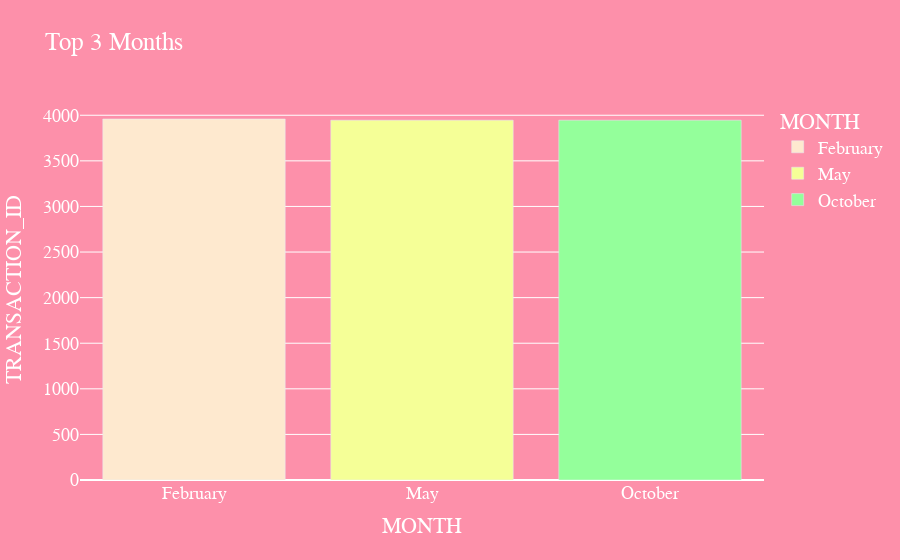

This figure's notebook cell:
### Code cell
#3.4.2 Moved from Part 2. Find and plot the top three months with the largest transaction data.
import calendar
dates = cdf.loc[:,['TIMEID', 'TRANSACTION_ID']]
dates['TIMEID'] = pd.to_datetime(dates['TIMEID'], format='%Y%m%d').dt.month
dates

tgroup = dates.groupby('TIMEID')['TRANSACTION_ID'].count().reset_index()
tgroup = tgroup.nlargest(3, 'TRANSACTION_ID')
tgroup['MONTH'] = tgroup['TIMEID'].map(lambda x: calendar.month_name[x])

fig = px.bar(tgroup, x='MONTH', y='TRANSACTION_ID', color='MONTH', color_discrete_sequence=colors[1:], title='Top 3 Months')
fig.update_layout(
    font_family="Arial Black",
    font_color='white',
    font_size=18,
    paper_bgcolor=colors[0],
    plot_bgcolor=colors[0]
)
fig.show()

### Figure 1 — Plotly figure (JSON) as saved in the notebook; plotly's stock layout.template omitted (floating-point values rounded to 4 significant figures)
{"data": [{"alignmentgroup": "True", "hovertemplate": "MONTH=%{x}<br>TRANSACTION_ID=%{y}<extra></extra>", "legendgroup": "February", "marker": {"color": "#fee9cf", "pattern": {"shape": ""}}, "name": "February", "offsetgroup": "February", "orientation": "v", "showlegend": true, "textposition": "auto", "type": "bar", "x": ["February"], "xaxis": "x", "y": [3959], "yaxis": "y"}, {"alignmentgroup": "True", "hovertemplate": "MONTH=%{x}<br>TRANSACTION_ID=%{y}<extra></extra>", "legendgroup": "May", "marker": {"color": "#f5ff97", "pattern": {"shape": ""}}, "name": "May", "offsetgroup": "May", "orientation": "v", "showlegend": true, "textposition": "auto", "type": "bar", "x": ["May"], "xaxis": "x", "y": [3946], "yaxis": "y"}, {"alignmentgroup": "True", "hovertemplate": "MONTH=%{x}<br>TRANSACTION_ID=%{y}<extra></extra>", "legendgroup": "October", "marker": {"color": "#94ff9b", "pattern": {"shape": ""}}, "name": "October", "offsetgroup": "October", "orientation": "v", "showlegend": true, "textposition": "auto", "type": "bar", "x": ["October"], "xaxis": "x", "y": [3946], "yaxis": "y"}], "layout": {"barmode": "relative", "font": {"color": "white", "family": "Arial Black", "size": 18}, "legend": {"title": {"text": "MONTH"}, "tracegroupgap": 0}, "paper_bgcolor": "#fd90aa", "plot_bgcolor": "#fd90aa", "title": {"text": "Top 3 Months"}, "xaxis": {"anchor": "y", "categoryarray": ["February", "May", "October"], "categoryorder": "array", "domain": [0, 1], "title": {"text": "MONTH"}}, "yaxis": {"anchor": "x", "domain": [0, 1], "title": {"text": "TRANSACTION_ID"}}}}
